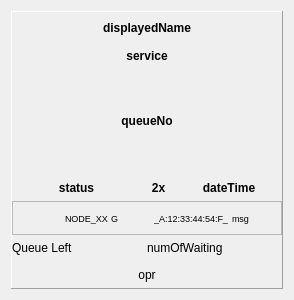
<?xml version="1.0" encoding="UTF-8"?>
<ui version="4.0">
 <class>Node2</class>
 <widget class="QWidget" name="Node2">
  <property name="geometry">
   <rect>
    <x>0</x>
    <y>0</y>
    <width>294</width>
    <height>300</height>
   </rect>
  </property>
  <property name="windowTitle">
   <string>Form</string>
  </property>
  <layout class="QHBoxLayout" name="horizontalLayout_3">
   <item>
    <widget class="QFrame" name="frameMain">
     <property name="frameShape">
      <enum>QFrame::Panel</enum>
     </property>
     <property name="frameShadow">
      <enum>QFrame::Raised</enum>
     </property>
     <layout class="QVBoxLayout" name="verticalLayout">
      <property name="spacing">
       <number>0</number>
      </property>
      <property name="leftMargin">
       <number>0</number>
      </property>
      <property name="topMargin">
       <number>0</number>
      </property>
      <property name="rightMargin">
       <number>0</number>
      </property>
      <property name="bottomMargin">
       <number>0</number>
      </property>
      <item>
       <widget class="DLabel" name="displayedName">
        <property name="sizePolicy">
         <sizepolicy hsizetype="Preferred" vsizetype="Expanding">
          <horstretch>0</horstretch>
          <verstretch>12</verstretch>
         </sizepolicy>
        </property>
        <property name="minimumSize">
         <size>
          <width>0</width>
          <height>0</height>
         </size>
        </property>
        <property name="font">
         <font>
          <weight>75</weight>
          <bold>true</bold>
         </font>
        </property>
        <property name="styleSheet">
         <string notr="true"/>
        </property>
        <property name="frameShape">
         <enum>QFrame::NoFrame</enum>
        </property>
        <property name="frameShadow">
         <enum>QFrame::Raised</enum>
        </property>
        <property name="midLineWidth">
         <number>-2</number>
        </property>
        <property name="text">
         <string>displayedName</string>
        </property>
        <property name="alignment">
         <set>Qt::AlignCenter</set>
        </property>
       </widget>
      </item>
      <item>
       <widget class="DLabel" name="service">
        <property name="sizePolicy">
         <sizepolicy hsizetype="Preferred" vsizetype="Preferred">
          <horstretch>0</horstretch>
          <verstretch>9</verstretch>
         </sizepolicy>
        </property>
        <property name="font">
         <font>
          <weight>75</weight>
          <bold>true</bold>
         </font>
        </property>
        <property name="styleSheet">
         <string notr="true"/>
        </property>
        <property name="frameShape">
         <enum>QFrame::NoFrame</enum>
        </property>
        <property name="frameShadow">
         <enum>QFrame::Raised</enum>
        </property>
        <property name="text">
         <string>service</string>
        </property>
        <property name="alignment">
         <set>Qt::AlignCenter</set>
        </property>
       </widget>
      </item>
      <item>
       <widget class="DLabel" name="queueNo">
        <property name="sizePolicy">
         <sizepolicy hsizetype="Preferred" vsizetype="Preferred">
          <horstretch>0</horstretch>
          <verstretch>40</verstretch>
         </sizepolicy>
        </property>
        <property name="minimumSize">
         <size>
          <width>0</width>
          <height>0</height>
         </size>
        </property>
        <property name="font">
         <font>
          <weight>75</weight>
          <bold>true</bold>
         </font>
        </property>
        <property name="inputMethodHints">
         <set>Qt::ImhNone</set>
        </property>
        <property name="frameShape">
         <enum>QFrame::NoFrame</enum>
        </property>
        <property name="frameShadow">
         <enum>QFrame::Raised</enum>
        </property>
        <property name="lineWidth">
         <number>1</number>
        </property>
        <property name="text">
         <string>queueNo</string>
        </property>
        <property name="alignment">
         <set>Qt::AlignCenter</set>
        </property>
       </widget>
      </item>
      <item>
       <widget class="QFrame" name="frame">
        <property name="sizePolicy">
         <sizepolicy hsizetype="Preferred" vsizetype="Preferred">
          <horstretch>0</horstretch>
          <verstretch>10</verstretch>
         </sizepolicy>
        </property>
        <property name="frameShape">
         <enum>QFrame::NoFrame</enum>
        </property>
        <property name="frameShadow">
         <enum>QFrame::Raised</enum>
        </property>
        <layout class="QHBoxLayout" name="horizontalLayout_2">
         <property name="spacing">
          <number>0</number>
         </property>
         <property name="leftMargin">
          <number>0</number>
         </property>
         <property name="topMargin">
          <number>0</number>
         </property>
         <property name="rightMargin">
          <number>0</number>
         </property>
         <property name="bottomMargin">
          <number>0</number>
         </property>
         <item>
          <widget class="ScrollingText" name="status">
           <property name="sizePolicy">
            <sizepolicy hsizetype="Preferred" vsizetype="Preferred">
             <horstretch>40</horstretch>
             <verstretch>0</verstretch>
            </sizepolicy>
           </property>
           <property name="font">
            <font>
             <weight>75</weight>
             <bold>true</bold>
            </font>
           </property>
           <property name="styleSheet">
            <string notr="true"/>
           </property>
           <property name="text">
            <string>status</string>
           </property>
           <property name="alignment">
            <set>Qt::AlignCenter</set>
           </property>
           <property name="xFactor" stdset="0">
            <bool>false</bool>
           </property>
           <property name="yFactor" stdset="0">
            <bool>true</bool>
           </property>
          </widget>
         </item>
         <item>
          <widget class="DLabel" name="calledCount">
           <property name="sizePolicy">
            <sizepolicy hsizetype="Preferred" vsizetype="Preferred">
             <horstretch>11</horstretch>
             <verstretch>0</verstretch>
            </sizepolicy>
           </property>
           <property name="font">
            <font>
             <weight>75</weight>
             <bold>true</bold>
            </font>
           </property>
           <property name="text">
            <string>2x</string>
           </property>
           <property name="alignment">
            <set>Qt::AlignCenter</set>
           </property>
          </widget>
         </item>
         <item>
          <widget class="DLabel" name="dateTime">
           <property name="sizePolicy">
            <sizepolicy hsizetype="Preferred" vsizetype="Preferred">
             <horstretch>33</horstretch>
             <verstretch>0</verstretch>
            </sizepolicy>
           </property>
           <property name="font">
            <font>
             <weight>75</weight>
             <bold>true</bold>
            </font>
           </property>
           <property name="text">
            <string>dateTime</string>
           </property>
           <property name="alignment">
            <set>Qt::AlignCenter</set>
           </property>
           <property name="xFactor" stdset="0">
            <bool>false</bool>
           </property>
           <property name="yFactor" stdset="0">
            <bool>true</bool>
           </property>
          </widget>
         </item>
        </layout>
       </widget>
      </item>
      <item>
       <widget class="QFrame" name="frame_3">
        <property name="sizePolicy">
         <sizepolicy hsizetype="Preferred" vsizetype="Preferred">
          <horstretch>0</horstretch>
          <verstretch>10</verstretch>
         </sizepolicy>
        </property>
        <property name="frameShape">
         <enum>QFrame::StyledPanel</enum>
        </property>
        <property name="frameShadow">
         <enum>QFrame::Raised</enum>
        </property>
        <layout class="QHBoxLayout" name="horizontalLayout">
         <property name="spacing">
          <number>3</number>
         </property>
         <property name="leftMargin">
          <number>9</number>
         </property>
         <property name="topMargin">
          <number>9</number>
         </property>
         <property name="rightMargin">
          <number>9</number>
         </property>
         <property name="bottomMargin">
          <number>9</number>
         </property>
         <item>
          <widget class="QLabel" name="connected">
           <property name="minimumSize">
            <size>
             <width>0</width>
             <height>0</height>
            </size>
           </property>
           <property name="text">
            <string/>
           </property>
           <property name="pixmap">
            <pixmap>:/new/png_16x16/png_16x16/network-disconnect.png</pixmap>
           </property>
           <property name="alignment">
            <set>Qt::AlignCenter</set>
           </property>
          </widget>
         </item>
         <item>
          <widget class="QLabel" name="nodeName">
           <property name="font">
            <font>
             <pointsize>7</pointsize>
            </font>
           </property>
           <property name="text">
            <string>NODE_XX</string>
           </property>
          </widget>
         </item>
         <item>
          <widget class="QLabel" name="groupCode">
           <property name="font">
            <font>
             <pointsize>7</pointsize>
            </font>
           </property>
           <property name="text">
            <string>G</string>
           </property>
          </widget>
         </item>
         <item>
          <widget class="QLabel" name="macAddress">
           <property name="font">
            <font>
             <pointsize>7</pointsize>
            </font>
           </property>
           <property name="text">
            <string>_A:12:33:44:54:F_</string>
           </property>
          </widget>
         </item>
         <item>
          <widget class="QLabel" name="message">
           <property name="font">
            <font>
             <pointsize>7</pointsize>
            </font>
           </property>
           <property name="text">
            <string>msg</string>
           </property>
          </widget>
         </item>
        </layout>
       </widget>
      </item>
      <item>
       <widget class="QFrame" name="frame_2">
        <property name="sizePolicy">
         <sizepolicy hsizetype="Preferred" vsizetype="Preferred">
          <horstretch>0</horstretch>
          <verstretch>10</verstretch>
         </sizepolicy>
        </property>
        <property name="frameShape">
         <enum>QFrame::NoFrame</enum>
        </property>
        <property name="frameShadow">
         <enum>QFrame::Raised</enum>
        </property>
        <layout class="QGridLayout" name="gridLayout_2">
         <property name="leftMargin">
          <number>0</number>
         </property>
         <property name="topMargin">
          <number>0</number>
         </property>
         <property name="rightMargin">
          <number>0</number>
         </property>
         <property name="bottomMargin">
          <number>0</number>
         </property>
         <property name="spacing">
          <number>0</number>
         </property>
         <item row="0" column="1">
          <widget class="DLabel" name="numOfWaiting">
           <property name="sizePolicy">
            <sizepolicy hsizetype="Preferred" vsizetype="Preferred">
             <horstretch>0</horstretch>
             <verstretch>50</verstretch>
            </sizepolicy>
           </property>
           <property name="font">
            <font>
             <weight>50</weight>
             <bold>false</bold>
            </font>
           </property>
           <property name="text">
            <string>numOfWaiting</string>
           </property>
          </widget>
         </item>
         <item row="0" column="0">
          <widget class="DLabel" name="lblQueueLeft">
           <property name="sizePolicy">
            <sizepolicy hsizetype="Preferred" vsizetype="Preferred">
             <horstretch>0</horstretch>
             <verstretch>50</verstretch>
            </sizepolicy>
           </property>
           <property name="font">
            <font>
             <weight>50</weight>
             <bold>false</bold>
            </font>
           </property>
           <property name="text">
            <string>Queue Left</string>
           </property>
          </widget>
         </item>
        </layout>
       </widget>
      </item>
      <item>
       <widget class="DLabel" name="opr">
        <property name="sizePolicy">
         <sizepolicy hsizetype="Preferred" vsizetype="Preferred">
          <horstretch>0</horstretch>
          <verstretch>10</verstretch>
         </sizepolicy>
        </property>
        <property name="text">
         <string>opr</string>
        </property>
        <property name="alignment">
         <set>Qt::AlignCenter</set>
        </property>
       </widget>
      </item>
     </layout>
    </widget>
   </item>
  </layout>
 </widget>
 <customwidgets>
  <customwidget>
   <class>DLabel</class>
   <extends>QLabel</extends>
   <header>Label/dlabel.h</header>
   <container>1</container>
  </customwidget>
  <customwidget>
   <class>ScrollingText</class>
   <extends>QLabel</extends>
   <header>Inc/ScrollingText</header>
  </customwidget>
 </customwidgets>
 <resources/>
 <connections/>
</ui>
